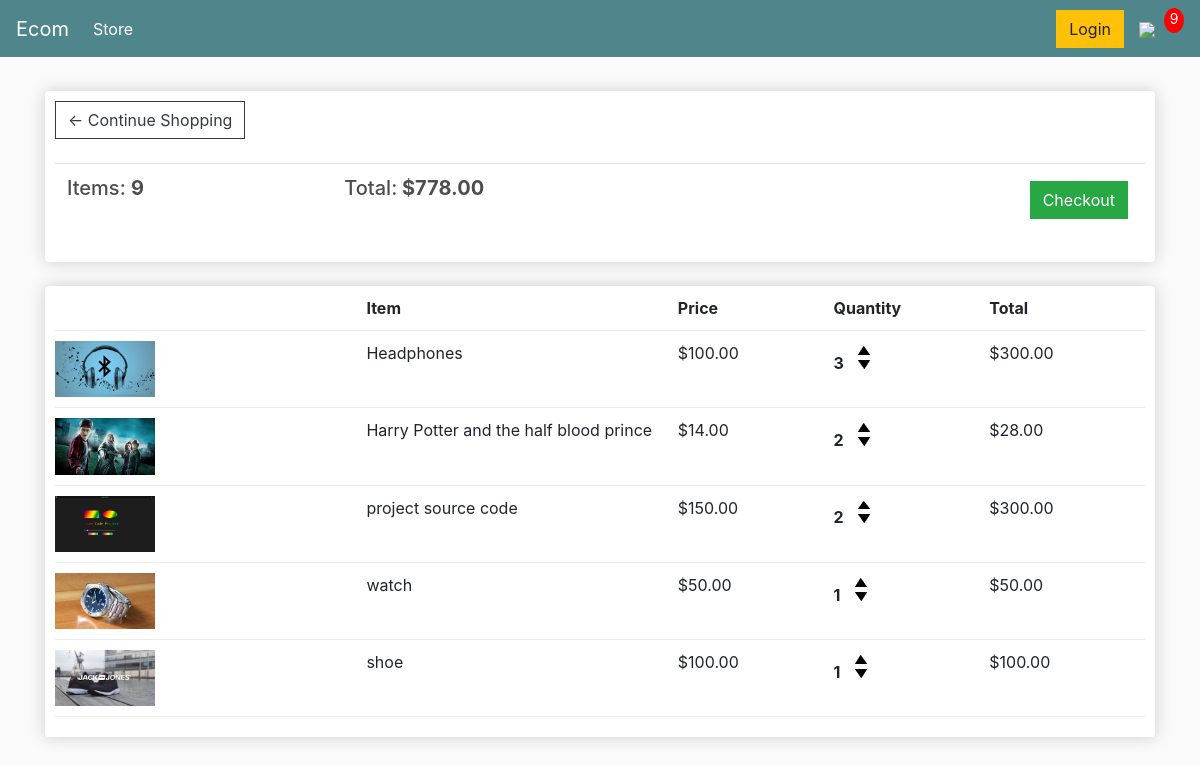
The app's page /cart/ (signed in) with its own data.
### store/models.py (models this page shows, shortened)
class Order(models.Model):
	customer=models.ForeignKey(Customer,on_delete=models.SET_NULL,null=True,blank=True)
	date_orderd=models.DateTimeField(auto_now_add=True)
	complete=models.BooleanField(default=False,null=True,blank=True)
	transaction_id=models.CharField(max_length=100,null=True)
	@property
	def get_cart_total(self):
		orderitems=self.orderitem_set.all()
		total=sum([item.get_total for item in orderitems])
		return total
	@property
	def get_cart_items(self):
		orderitems=self.orderitem_set.all()
		total=sum([item.quantity for item in orderitems])
		return total

class OrderItem(models.Model):
	product=models.ForeignKey(Product,on_delete=models.SET_NULL,null=True,blank=True)
	order=models.ForeignKey(Order,on_delete=models.SET_NULL,null=True,blank=True)
	date_added=models.DateTimeField(auto_now_add=True)
	quantity=models.IntegerField(default=0,null=True,blank=True)
	@property
	def get_total(self):
		total=self.product.price*self.quantity
		return total

class Product(models.Model):
	name=models.CharField(max_length=100,null=True)
	price=models.DecimalField(max_digits=5,decimal_places=2)
	digital=models.BooleanField(default=False,null=True,blank=True)
	image=models.ImageField(null=True,blank=True)
	@property
	def ImageUrl(self):
		try:
			url=self.image.url
		except:
			url=''
		return url

### store/views.py (the view)
# urls.py: path('cart/',views.cart,name="cart"),
def cart(request):
	data=cookieData(request)
	items=data['items']
	cartItems=data['cartItems']
	order=data['order']
	context ={'items':items,'order':order,'cartItems':cartItems}
	return render(request,"store/cart.html",context)

### store/utils.py (called while the page is built)
def cookieData(request):
	if request.user.is_authenticated:
		customer=request.user.customer
		order,created =Order.objects.get_or_create(customer=customer,complete=False)
		items=order.orderitem_set.all()
		cartItems=order.get_cart_items
	else:
		cookieData= cookieCart(request)
		items=cookieData['items']
		order=cookieData['order']
		cartItems=cookieData['cartItems']
	return{'items':items,'order':order,'cartItems':cartItems}

### store/templates/store/cart.html
 {% extends 'store/main.html' %}
{% load static %}
{%block content %}
	<div class="row">
	<div class="col-lg-12">
		<div class="box-element">
			<a  class="btn btn-outline-dark" href="{% url 'store' %}">&#x2190; Continue Shopping</a>
			<br>
			<br>
			<table class="table">
				<tr>
					<th><h5>Items: <strong>{{ order.get_cart_items}}</strong></h5></th>
					<th><h5>Total:<strong> ${{ order.get_cart_total|floatformat:2 }}</strong></h5></th>
					<th>
						<a  style="float:right; margin:5px;" class="btn btn-success" href="{% url 'checkout' %}">Checkout</a>
					</th>
				</tr>
			</table>
		</div>
		<br>
		<div class="box-element">
			<div class="cart-row">
				<div style="flex:2"></div>
				<div style="flex:2"><strong>Item</strong></div>
				<div style="flex:1"><strong>Price</strong></div>
				<div style="flex:1"><strong>Quantity</strong></div>
				<div style="flex:1"><strong>Total</strong></div>
			</div>
	        {% for item in items %}
			<div class="cart-row">
				<div style="flex:2"><img class="row-image" src="{{ item.product.ImageUrl }}"></div>
				<div style="flex:2"><p>{{ item.product.name }}</p></div>
				<div style="flex:1"><p>${{ item.product.price|floatformat:2 }}</p></div>
				<div style="flex:1">
					<p class="quantity">{{ item.quantity}}</p>
					<div class="quantity">
						<img data-product={{item.product.id}} data-action="add" class="chg-quantity update-cart" src="{% static  'images/arrow-up.png' %}">
						<img data-product={{item.product.id}} data-action="remove"
						class="chg-quantity update-cart" src="{% static  'images/arrow-down.png' %}">
					</div>
				</div>
				<div style="flex:1"><p>${{ item.get_total }}</p></div>
			</div>
			{% endfor %}
		</div>
	</div>
</div>
{% endblock content %}

### store/templates/store/main.html (shortened to what this page needs)
<!DOCTYPE html>
{% load static %}
<html>
<head>
	<link rel="stylesheet" href="https://stackpath.bootstrapcdn.com/bootstrap/4.4.1/css/bootstrap.min.css">
	<link rel="stylesheet" type="text/css" href="{% static 'css/main.css' %}">
</head>
<body>
<nav class="navbar navbar-expand-lg navbar-dark bg-dark">
   <a class="navbar-brand" href="{% url 'store' %}">Ecom</a>
  <div class="collapse navbar-collapse" id="navbarSupportedContent">
    <ul class="navbar-nav mr-auto">
      <li class="nav-item active">
        <a class="nav-link" href="{% url 'store' %}">Store<span class="sr-only">(current)</span></a>
      </li>
    </ul>
    <div class="form-inline my-2 my-lg-0">
     	<a href="#"class="btn btn-warning">Login</a>
     	<a href="{% url 'cart' %}">
    		<img  id="cart-icon" src="{% static 'images/cartimage' %}">
    	</a>
    	<p id="cart-total">{{cartItems}}</p>
    </div>
  </div>
</nav>
         <div class="container">
                <br>
                {% block content %}
                 {% endblock content %}
         </div>
</body>
</html>

### static/css/main.css (style rules this page uses)
body { background-color: hsl(0, 0%, 98%); }
h1,h2,h3,h4,h5,h6 { color:hsl(0, 0%, 30%); }
.box-element { box-shadow:hsl(0, 0%, 80%) 0 0 16px; background-color: #fff; border-radius: 4px; padding: 10px; }
.bg-dark { background-color: #4f868c!important; }
#cart-icon { width:25px; display: inline-block; margin-left: 15px; }
#cart-total { display: block; text-align: center; color:#fff; background-color: red; width: 20px; height: 25px; border-radius: 50%; font-size: 14px; }
.col-lg-4, .col-lg-6, .col-lg-8, .col-lg-12 { margin-top: 10px; }
.btn { border-radius: 0; }
.row-image { width: 100px; }
.cart-row { display: flex; align-items: flex-stretch; padding-bottom: 10px; margin-bottom: 10px; border-bottom: 1px solid #ececec; }
.quantity { display: inline-block; font-weight: 700; padding-right:10px; }
.chg-quantity { width: 12px; cursor: pointer; display: block; margin-top: 5px; transition:.1s; }

### records on screen
Order: get_cart_items "9", get_cart_total "778.00"
OrderItem: product.ImageUrl (picture), product.name "Headphones", product.price "100.00", quantity "3", get_total "300.00"
OrderItem: product.ImageUrl (picture), product.name "Harry Potter and the half blood prince", product.price "14.00", quantity "2", get_total "28.00"
OrderItem: product.ImageUrl (picture), product.name "project source code", product.price "150.00", quantity "2", get_total "300.00"
OrderItem: product.ImageUrl (picture), product.name "watch", product.price "50.00", quantity "1", get_total "50.00"
OrderItem: product.ImageUrl (picture), product.name "shoe", product.price "100.00", quantity "1", get_total "100.00"

### other values on screen
{{ cartItems }} "9"
